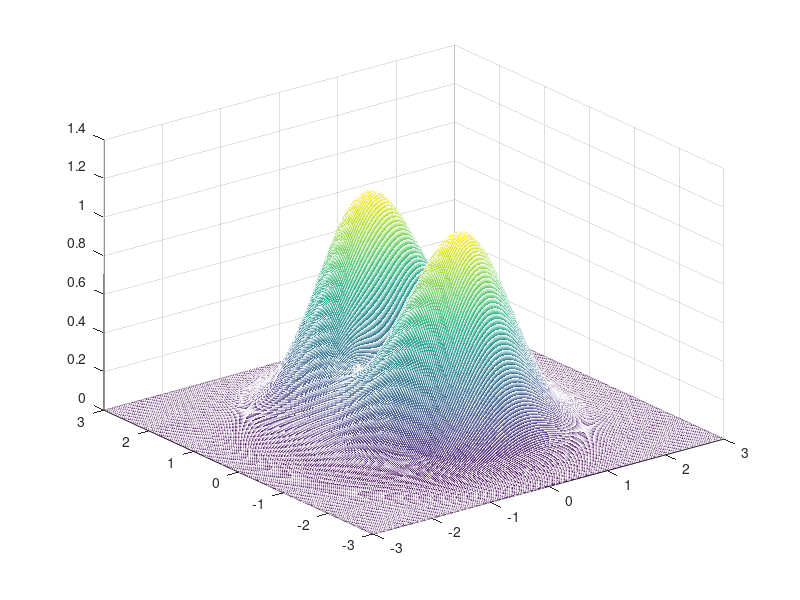
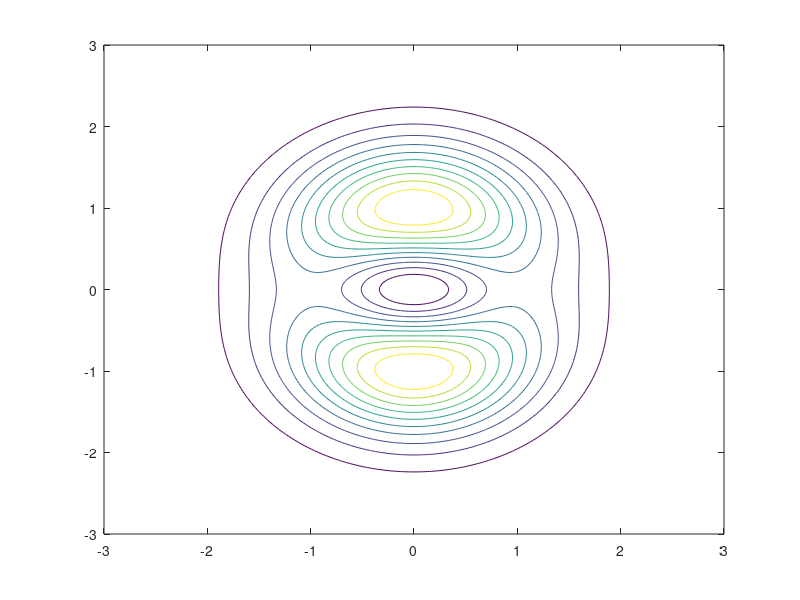
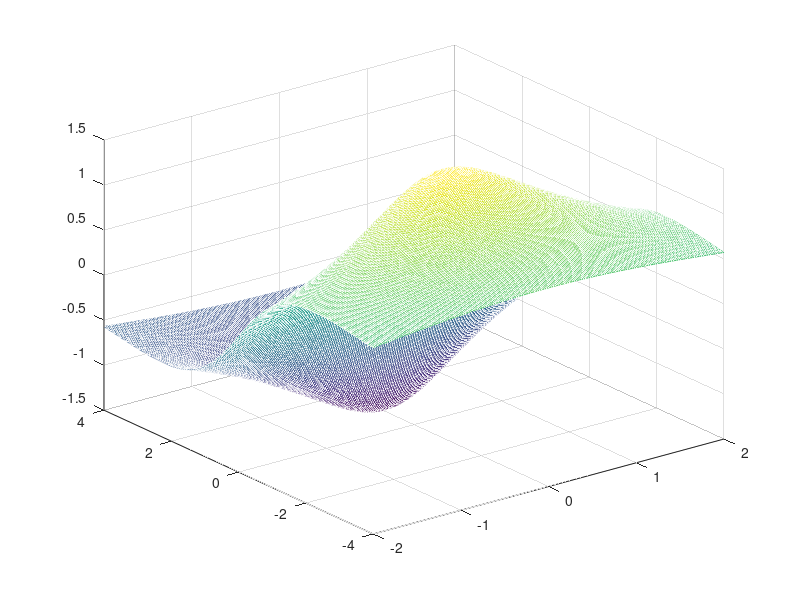
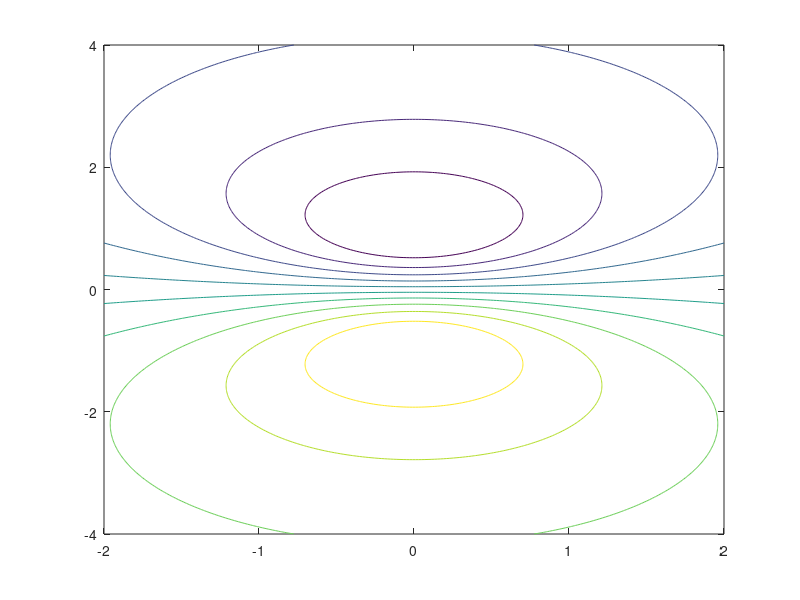

These figures' MATLAB source, in order:
%
%   Script: Problem2
%
%   This script plots the surfaces of three functions using
%   both mesh and contour as specified in the Problem 2 of
%   Homework 1
%

% Create the first meshgrid

[X1,Y1] = meshgrid(linspace(-3,3,300),linspace(-3,3,300));

% Calculate the result of the first function
F = (X1.^2 + 3*Y1.^2).*exp(-X1.^2-Y1.^2);

% create plots, first mesh and then contour, in different figures
figure(1)
mesh(X1,Y1,F)
figure(2)
contour(X1,Y1,F)

% Create the second meshgrid
[X2,Y2] = meshgrid(linspace(-2,2,200),linspace(-4,4,400)); 

% Calculate the result of the second function
G = (-3*Y2./(X2.^2+Y2.^2+1));

% create plots, first mesh and then contour, in different figures
figure(3)
mesh(X2,Y2,G)
figure(4)
contour(X2,Y2,G)

% Create the second meshgrid
[X3,Y3] = meshgrid(linspace(-2,2,200),linspace(-1,1,100)); 

% Calculate the result of the second function
H = abs(X3) + abs(Y3);

% create plots, first mesh and then contour, in different figures
figure(5)
mesh(X3,Y3,H)
figure(6)
contour(X3,Y3,H)

